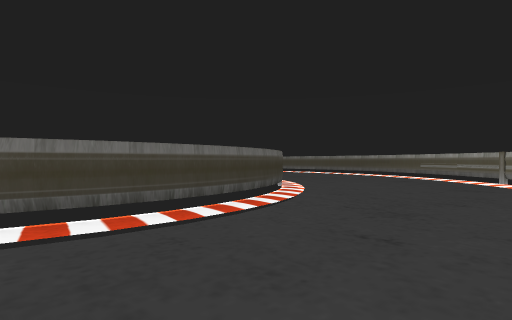
View 1 (above)

21 first-person views from a walk through a Unity game level. The camera is 1.5 m above the floor, looks level and sees 80° across. The floor is counted in squares, 2 m on a side. Each view is taken from the middle of a square. On the plan, view 1 faces up. The plan holds only what a view shows up to about 10 squares ahead; the rest is blank. The place goes on beyond the plan. Some surface patterns are stand-ins.

View 2
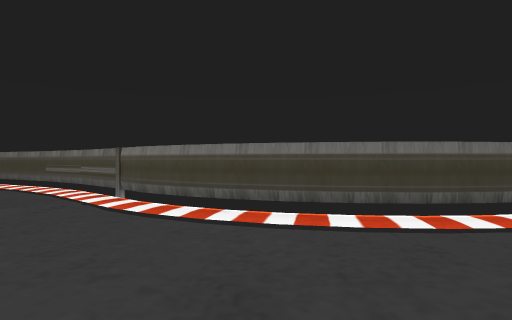

View 3
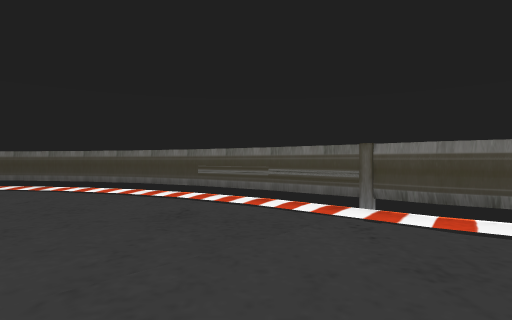

View 4
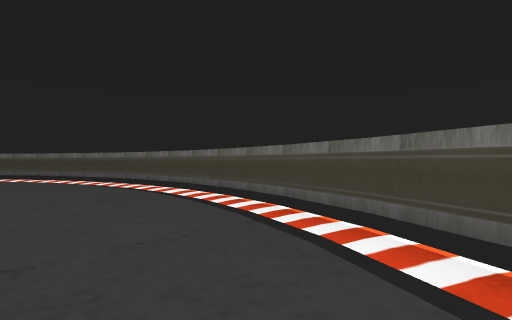

View 5
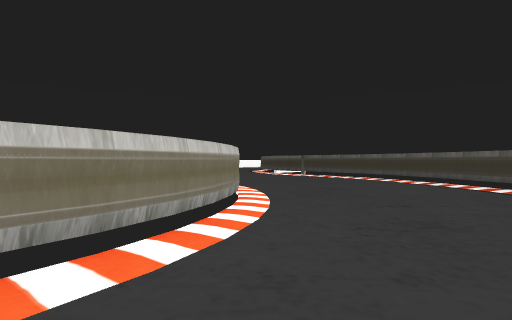

View 6
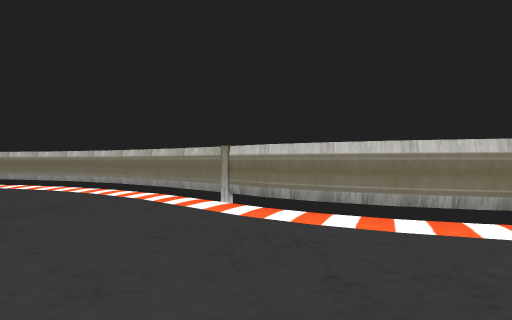

View 7
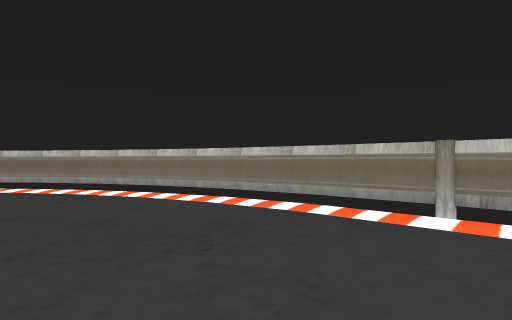

View 8
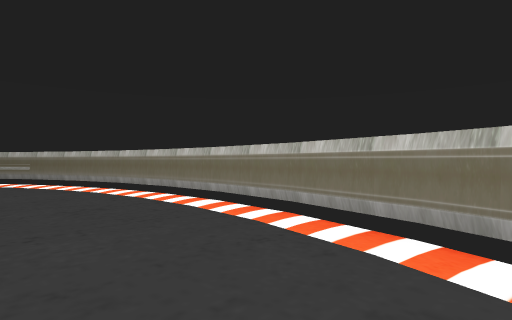

View 9
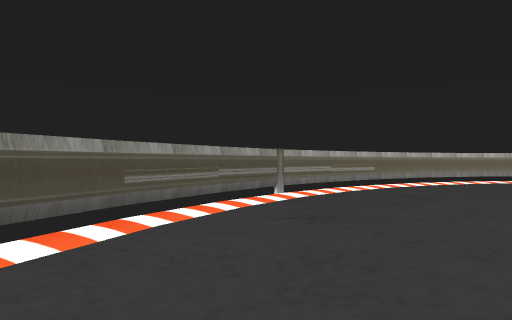

View 10
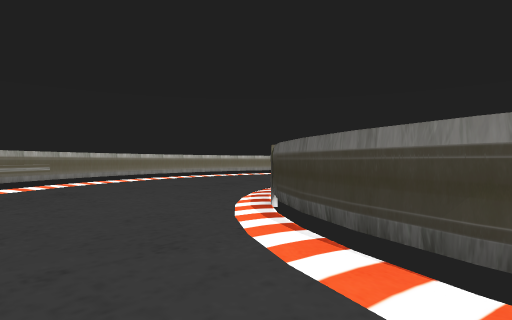

View 11
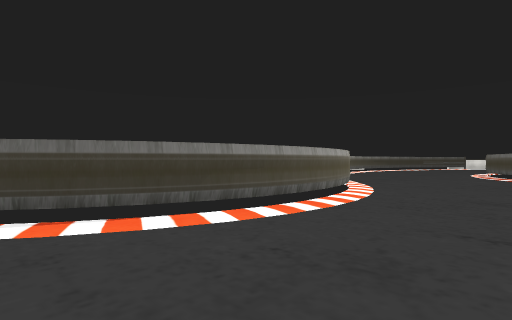

View 12
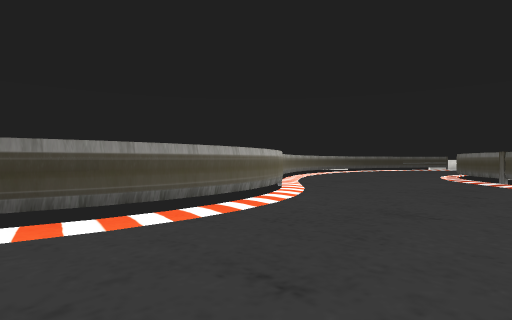

View 13
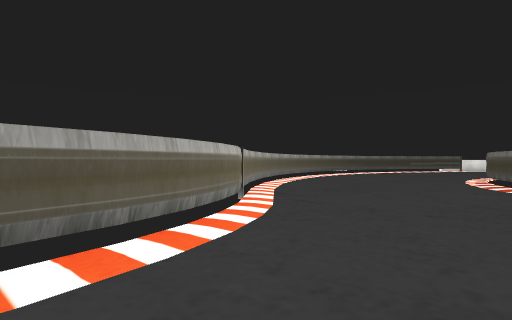

View 14
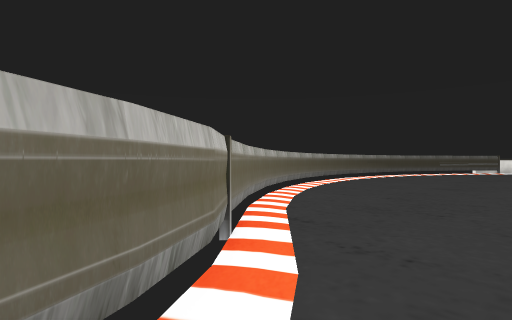

View 15
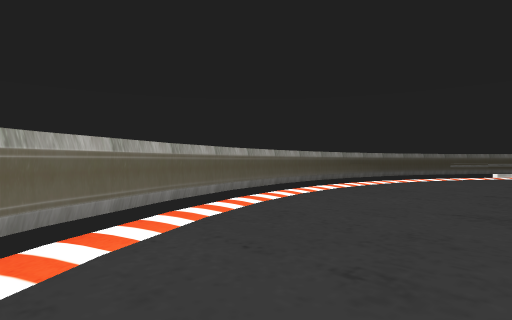

View 16
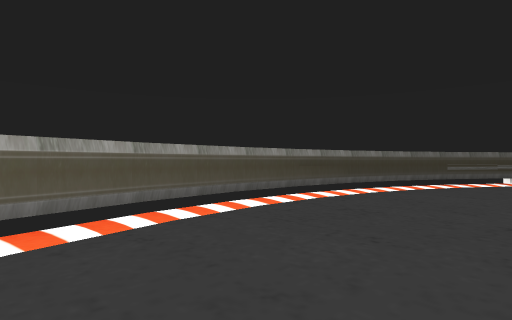

View 17
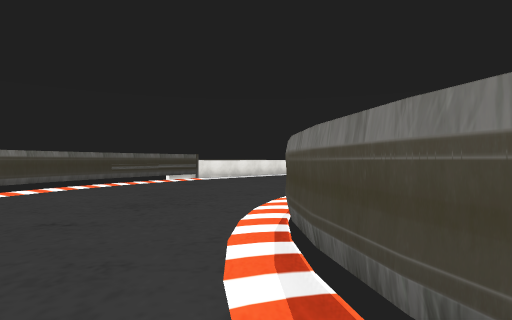

View 18
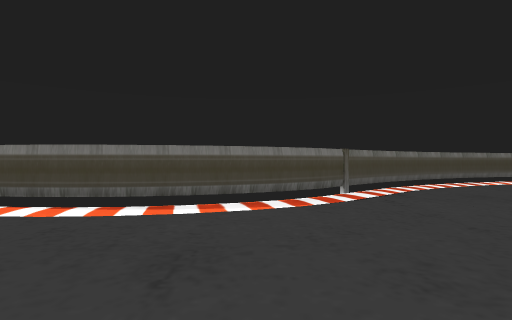

View 19
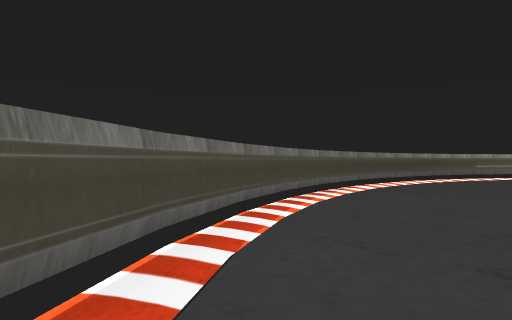

View 20
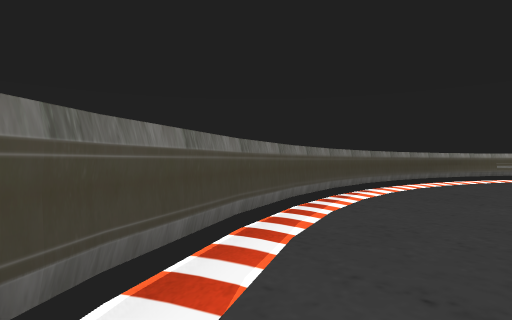

View 21
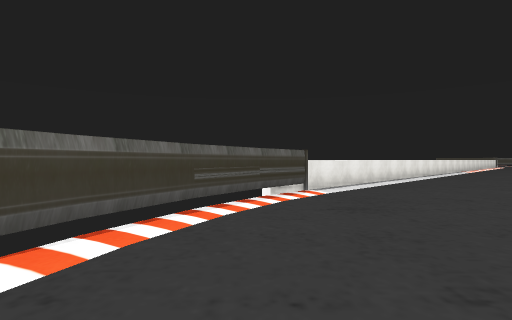

### Floor plan
Points are (right, up) in squares from view 1. A wall is a line through its corners. A room is listed if a view was taken in it or the views show most of it. See-through windows are left out.
Room 1 (views 1, 2, 3, 4, 5, 6, 7, 8, 9, 10, 11, 12, 13, 14, 15, 16, 17, 18, 19, 20, 21)
walls: (-1.3, 13.9) (-0.6, 13.1); (-0.7, 13.2) (-0.1, 12.4); (-2, 14.4) (-1.2, 13.8); (-0.2, 12.5) (0.3, 11.6); (-2.7, 14.9) (-1.8, 14.3); (0.2, 11.7) (0.6, 10.7); (-3.5, 15.3) (-2.6, 14.8); (0.5, 10.9) (0.7, 9.8); (-4.3, 15.6) (-3.3, 15.2); (0.7, 10) (0.7, 8.9); (-5.1, 15.7) (-4.2, 15.5); (3.4, 18.3) (2, 19.5); (0.7, 8) (0.5, 7.2); (4.5, 17) (3.3, 18.4); (2.2, 19.4) (0.6, 20.4); (0.8, 20.4) (-0.9, 21.2); (0.6, 7.3) (0.2, 6.3); (6, 14.5) (5.4, 15.7) (4.4, 17.1); (-0.8, 21.1) (-2.5, 21.8); (-7.9, 15.8) (-5, 15.7); (0.3, 6.4) (-0.2, 5.5); (-2.4, 21.7) (-4.2, 22.1) (-6.9, 22.4); (6.8, 12.5) (6.3, 13.8); (-0.1, 5.6) (-0.7, 4.8); (7.1, 10.7) (6.7, 12.6); (-9.6, 16.3) (-7.7, 15.9); (-0.6, 4.9) (-1.3, 4.1); (7.3, 9.1) (7.1, 10.8); (-1.2, 4.2) (-2, 3.6); (-6.9, 22.3) (-7.8, 22.5); (-1.8, 3.7) (-2.7, 3.1); (-11.2, 16.9) (-9.5, 16.2); (7.1, 7.1) (7.3, 9); (-7.7, 22.4) (-8.6, 22.8); (-2.6, 3.2) (-3.5, 2.7); (-3.3, 2.8) (-4.2, 2.5); (-8.5, 22.7) (-9.4, 23.2); (6.7, 5.4) (7.1, 7.2); (-4.1, 2.5) (-5.1, 2.3); (-5, 2.4) (-7.9, 2.1); (-9.3, 23.1) (-10.2, 23.7); (-12.8, 17.6) (-11.1, 16.8); (6.2, 3.8) (6.7, 5.5); (-10.1, 23.6) (-10.8, 24.2) (-11.4, 24.9); (-7.7, 2.1) (-9.6, 1.7); (-14.1, 18.6) (-12.6, 17.6); (4.4, 0.9) (5.4, 2.3) (6.2, 3.9); (-9.4, 1.8) (-11.2, 1.2); (3.3, -0.4) (4.5, 1); (-15.4, 19.7) (-14, 18.5); (2, -1.5) (3.4, -0.3); (-11.1, 1.2) (-12.8, 0.4); (0.6, -2.4) (2.1, -1.5); (-16.5, 21) (-15.3, 19.6); (-0.9, -3.2) (0.7, -2.4); (-2.5, -3.8) (-0.8, -3.2); (-12.6, 0.4) (-14.1, -0.5); (-4.3, -4.1) (-2.4, -3.7); (-17.4, 22.4) (-16.4, 20.8); (-7, -4.4) (-4.1, -4.1); (-14, -0.5) (-15.3, -1.7); (-7.9, -4.5) (-6.9, -4.3); (-18.2, 23.9) (-17.4, 22.3); (-8.7, -4.8) (-7.7, -4.5); (-9.4, -5.2) (-8.5, -4.7); (-15.3, -1.6) (-16.5, -3); (-18.8, 25.5) (-18.1, 23.8); (-10.2, -5.7) (-9.3, -5.1); (-10.8, -6.2) (-10.1, -5.6); (-19.1, 27.3) (-18.7, 25.5); (-16.4, -2.8) (-17.5, -4.4); (-19.2, 28.6) (-19.1, 27.2); (-17.4, -4.3) (-18, -5.5)

Positions as (right, up) in squares from view 1, and headings:
1: (0, 0), facing up
2: (0, 0), facing up-left
3: (-4, -2), facing up-left
4: (-8, 0), facing left
5: (-7, -2), facing down-left
6: (-10, -1), facing down-right
7: (-7, 0), facing down-right
8: (-2, -1), facing right
9: (3, 14), facing down-right
10: (1, 14), facing down
11: (4, 13), facing left
12: (3, 15), facing left
13: (0, 16), facing left
14: (-3, 16), facing left
15: (-7, 18), facing left
16: (-10, 20), facing left
17: (-9, 22), facing up-left
18: (-12, 19), facing up-right
19: (-5, 21), facing right
20: (-4, 21), facing right
21: (-15, 23), facing up-left
